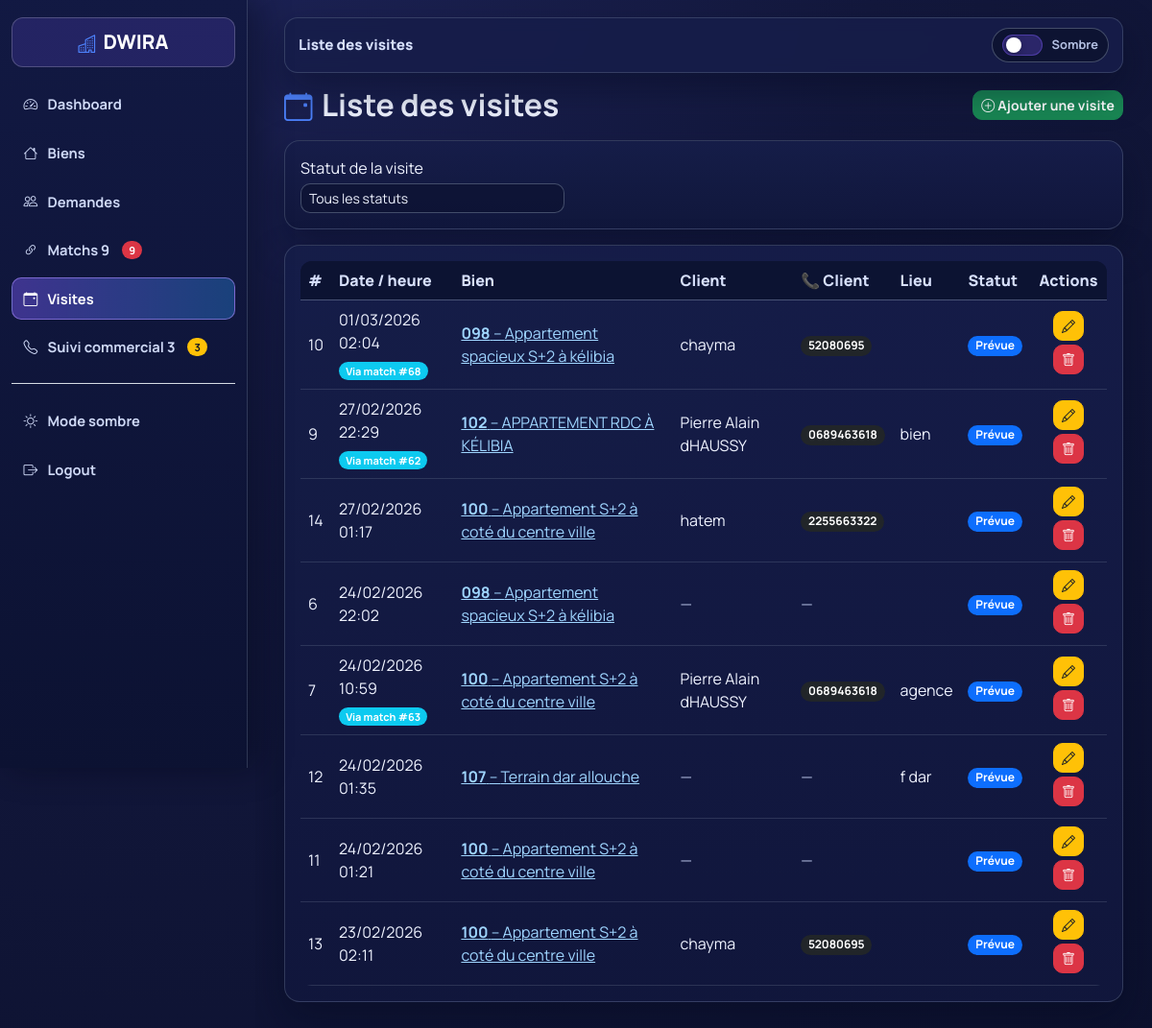
The app's page /Dwira/admin/visites/list.php (signed in) with its own data.
### tables this page shows
CREATE TABLE `visites` (
  `id` int(11) NOT NULL,
  `bien_id` int(11) NOT NULL,
  `demande_id` int(11) DEFAULT NULL,
  `client_nom` varchar(255) DEFAULT NULL,
  `client_tel` varchar(50) DEFAULT NULL,
  `match_id` int(11) DEFAULT NULL,
  `date_visite` datetime NOT NULL,
  `lieu` varchar(255) DEFAULT NULL,
  `statut` enum('Prévue','Réalisée','Annulée','No show') DEFAULT 'Prévue',
  `note` text DEFAULT NULL,
  `source` enum('match','manuel') NOT NULL DEFAULT 'manuel',
  `created_at` timestamp NOT NULL DEFAULT current_timestamp()
);

CREATE TABLE `biens` (
  `id` int(11) NOT NULL,
  `reference` varchar(20) NOT NULL,
  `titre` varchar(255) NOT NULL,
  `telephone_proprietaire` varchar(30) DEFAULT NULL,
  `description` text DEFAULT NULL,
  `prix` decimal(12,2) NOT NULL,
  `type` varchar(50) NOT NULL,
  `statut` varchar(50) NOT NULL,
  `ville` varchar(100) NOT NULL,
  `zone` varchar(100) DEFAULT NULL,
  `chambres` int(11) DEFAULT 0,
  `surface` decimal(8,2) DEFAULT NULL,
  `vue_mer` tinyint(4) DEFAULT 0,
  `parking` tinyint(4) DEFAULT 0,
  `image` varchar(255) DEFAULT NULL,
  `disponible` tinyint(4) DEFAULT 1,
  `created_at` timestamp NOT NULL DEFAULT current_timestamp(),
  `caracteristiques` text DEFAULT NULL,
  `details` text DEFAULT NULL
);

CREATE TABLE `clients_demandes` (
  `id` int(11) NOT NULL,
  `nom` varchar(100) NOT NULL,
  `telephone` varchar(30) NOT NULL,
  `budget_max` decimal(12,2) NOT NULL,
  `type_bien` varchar(50) NOT NULL,
  `statut` varchar(50) NOT NULL,
  `ville` varchar(100) NOT NULL,
  `zone` varchar(100) DEFAULT NULL,
  `chambres_min` int(11) DEFAULT 0,
  `caracteristiques` text DEFAULT NULL,
  `details` longtext DEFAULT NULL CHECK (json_valid(`details`)),
  `surface_min` decimal(8,2) DEFAULT NULL,
  `vue_mer` tinyint(4) DEFAULT 0,
  `parking` tinyint(4) DEFAULT 0,
  `active` tinyint(4) DEFAULT 1,
  `created_at` timestamp NOT NULL DEFAULT current_timestamp()
);

### Dwira/admin/visites/list.php (the view, shortened to what this page needs)
<?php
require_once "../../config/db.php";
$params = [];
$sql = "
    SELECT
        v.*,
        b.reference,
        b.titre AS bien_titre,
        d.nom AS client_nom,
        d.telephone AS client_tel
    FROM visites v
    LEFT JOIN biens b ON v.bien_id = b.id
    LEFT JOIN clients_demandes d ON v.demande_id = d.id
";
$sql .= " ORDER BY v.date_visite DESC";
$stmt = $pdo->prepare($sql);
$stmt->execute($params);
$visites = $stmt->fetchAll(PDO::FETCH_ASSOC);
$totalMatchesNonVus = (int)$pdo->query("
    SELECT COUNT(*)
    FROM matches
    WHERE vu = 0
")->fetchColumn();
$totalMatchesToFollow = (int)$pdo->query("
    SELECT COUNT(*)
    FROM matches
    WHERE resultat_final IS NULL
      AND prochain_suivi_at IS NOT NULL
      AND prochain_suivi_at <= NOW()
")->fetchColumn();
?>
<!DOCTYPE html>
<html lang="fr">
<head>
<link href="https://cdn.jsdelivr.net/npm/bootstrap@5.3.2/dist/css/bootstrap.min.css" rel="stylesheet">
<link href="https://cdn.jsdelivr.net/npm/bootstrap-icons@1.11.1/font/bootstrap-icons.css" rel="stylesheet">
<link rel='stylesheet' href='/Dwira/assets/css/admin-unified.css?v=202602248'>
</head>
<body>
<div class="sidebar collapsed" id="sidebar">
    <div class="text-center text-white brand">📅 DWIRA</div>
    <a href="../dashboard.php">
        <i class="bi bi-speedometer2"></i> Dashboard
    </a>
    <a href="../biens/list.php">
        <i class="bi bi-house"></i> Biens
    </a>
    <a href="../demandes/list.php">
        <i class="bi bi-people"></i> Demandes
    </a>
    <a href="../matches/list.php">
        <i class="bi bi-link-45deg"></i> Matchs
        <?php if ($totalMatchesNonVus > 0): ?>
            <span class="badge bg-danger badge-sidebar ms-1"><?= $totalMatchesNonVus ?></span>
        <?php endif; ?>
    </a>
    <a href="list.php">
        <i class="bi bi-calendar-event"></i> Visites
    </a>
    <a href="../suivi_commercial/list.php">
        <i class="bi bi-telephone-outbound"></i> Suivi commercial
        <?php if ($totalMatchesToFollow > 0): ?>
            <span class="badge bg-warning text-dark badge-sidebar ms-1"><?= $totalMatchesToFollow ?></span>
        <?php endif; ?>
    </a>
    <hr class="bg-light">
    <a onclick="toggleTheme()" style="cursor:pointer;">
        <i class="bi bi-moon-stars-fill"></i> Mode sombre
    </a>
    <a href="../logout.php">
        <i class="bi bi-box-arrow-right"></i> Logout
    </a>
</div>
<div class="main" id="main">
    <div class="d-flex justify-content-between align-items-center mb-3">
        <div class="d-flex align-items-center gap-2">
            <h2 class="fw-bold mb-0">📅 Liste des visites</h2>
        </div>
        <a href="add.php" class="btn btn-success btn-sm">
            <i class="bi bi-plus-circle"></i> Ajouter une visite
        </a>
    </div>
    <div class="card card-modern p-3 mb-3">
        <form method="GET" class="row g-2 align-items-center">
            <div class="col-12 col-sm-6 col-md-4">
                <label class="form-label mb-1">Statut de la visite</label>
                <select name="statut" class="form-select form-select-sm" onchange="this.form.submit()">
                    <option value="all">Tous les statuts</option>
                </select>
            </div>
        </form>
    </div>
    <div class="card card-modern p-3">
        <div class="table-responsive">
            <table class="table align-middle mb-0">
                <thead>
                <tr>
                    <th>#</th>
                    <th>Date / heure</th>
                    <th>Bien</th>
                    <th>Client</th>
                    <th>📞 Client</th>
                    <th>Lieu</th>
                    <th>Statut</th>
                    <th class="text-center">Actions</th>
                </tr>
                </thead>
                <tbody>
                <?php foreach($visites as $v): ?>
                    <tr>
                        <td><?= (int)$v['id'] ?></td>
                        <td>
                            <?= $v['date_visite']
                                    ? date("d/m/Y H:i", strtotime($v['date_visite']))
                                    : "<span class='text-muted'>—</span>" ?>
                            <?php if(!empty($v['match_id'])): ?>
                                <div class="mt-1">
                                    <a href="../matches/view.php?id=<?= (int)$v['match_id'] ?>"
                                       class="badge bg-info text-dark badge-small text-decoration-none">
                                        Via match #<?= (int)$v['match_id'] ?>
                                    </a>
                                </div>
                            <?php endif; ?>
                        </td>
                        <td>
                            <?php if($v['bien_id'] && $v['bien_titre']): ?>
                                <a href="../biens/view.php?id=<?= (int)$v['bien_id'] ?>">
                                    <?php if(!empty($v['reference'])): ?>
                                        <strong><?= htmlspecialchars($v['reference']) ?></strong> –
                                    <?php endif; ?>
                                    <?= htmlspecialchars($v['bien_titre']) ?>
                                </a>
                            <?php else: ?>
                                <span class="text-muted">—</span>
                            <?php endif; ?>
                        </td>
                        <td>
                            <?= $v['client_nom']
                                ? htmlspecialchars($v['client_nom'])
                                : "<span class='text-muted'>—</span>" ?>
                        </td>
                        <td>
                            <?php if($v['client_tel']): ?>
                                <span class="badge bg-dark"><?= htmlspecialchars($v['client_tel']) ?></span>
                            <?php else: ?>
                                <span class="text-muted">—</span>
                            <?php endif; ?>
                        </td>
                        <td><?= htmlspecialchars($v['lieu'] ?? '') ?></td>
                        <td>
                            <?php
                                $badge = 'bg-secondary';
                                if ($v['statut'] === 'Prévue')   $badge = 'bg-primary';
                            ?>
                            <span class="badge <?= $badge ?>"><?= htmlspecialchars($v['statut']) ?></span>
                        </td>
                        <td class="text-center">
                            <a href="edit.php?id=<?= (int)$v['id'] ?>" class="btn btn-sm btn-warning mb-1">
                                <i class="bi bi-pencil"></i>
                            </a>
                            <a href="delete.php?id=<?= (int)$v['id'] ?>"
                               class="btn btn-sm btn-danger mb-1"
                               onclick="return confirm('❌ Supprimer cette visite ?');">
                                <i class="bi bi-trash"></i>
                            </a>
                        </td>
                    </tr>
                <?php endforeach; ?>
                </tbody>
            </table>
        </div>
    </div>
</div>
</body>
</html>

### Dwira/admin/visites/list.php (style rules this page uses)
:root { --bg:#f1f4f9; --card:#ffffff; --sidebar:#111827; --text:#111827; }
body { font-family: Arial, sans-serif; background: var(--bg); color: var(--text); transition: .3s; }
.sidebar { height: 100vh; width: 250px; position: fixed; background: var(--sidebar); padding-top: 20px; transition: 0.3s; color: #e5e7eb; z-index: 1000; }
.sidebar.collapsed { width: 80px; }
.sidebar .brand { font-weight: 700; margin-bottom: 20px; }
.sidebar a { display: block; color: #cbd5e1; padding: 8px 18px; text-decoration: none; transition: 0.3s; border-radius: 6px; font-size: 14px; }
.sidebar a i { margin-right: 6px; }
.badge-sidebar { font-size:11px; vertical-align: middle; }
.main { margin-left: 250px; padding: 20px 20px 40px; transition: 0.3s; }
.card-modern { background: var(--card); border-radius: 16px; box-shadow: 0 10px 25px rgba(0,0,0,0.05); border: none; }
.table thead { background: linear-gradient(45deg,#2563eb,#1e40af); color: #fff; }
.badge-small { font-size: 11px; }

### records on screen
visites: id "10", date_visite "01/03/2026 02:04", match "68", bien.reference "098", bien.titre "Appartement spacieux S+2 à kélibia", demande.nom "chayma", demande.telephone "52080695", statut "Prévue"
visites: id "9", date_visite "27/02/2026 22:29", match "62", bien.reference "102", bien.titre "APPARTEMENT RDC À KÉLIBIA", demande.nom "Pierre Alain dHAUSSY", demande.telephone "0689463618", lieu "bien", statut "Prévue"
visites: id "14", date_visite "27/02/2026 01:17", bien.reference "100", bien.titre "Appartement S+2 à coté du centre ville", demande.nom "hatem", demande.telephone "2255663322", statut "Prévue"
visites: id "6", date_visite "24/02/2026 22:02", bien.reference "098", bien.titre "Appartement spacieux S+2 à kélibia", statut "Prévue"
visites: id "7", date_visite "24/02/2026 10:59", match "63", bien.reference "100", bien.titre "Appartement S+2 à coté du centre ville", demande.nom "Pierre Alain dHAUSSY", demande.telephone "0689463618", lieu "agence", statut "Prévue"
visites: id "12", date_visite "24/02/2026 01:35", bien.reference "107", bien.titre "Terrain dar allouche", lieu "f dar", statut "Prévue"
visites: id "11", date_visite "24/02/2026 01:21", bien.reference "100", bien.titre "Appartement S+2 à coté du centre ville", statut "Prévue"
visites: id "13", date_visite "23/02/2026 02:11", bien.reference "100", bien.titre "Appartement S+2 à coté du centre ville", demande.nom "chayma", demande.telephone "52080695", statut "Prévue"

### other values on screen
$totalMatchesNonVus "9"
$totalMatchesToFollow "3"
